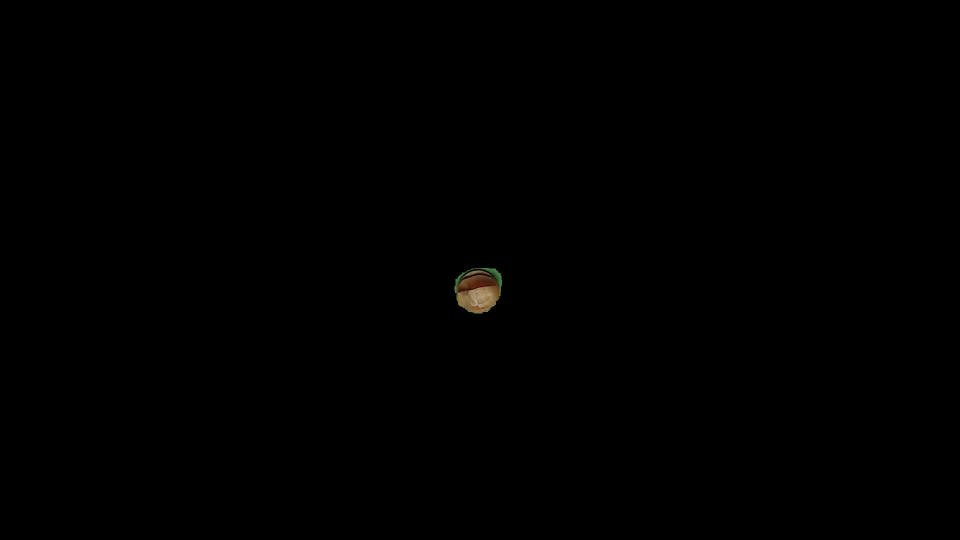
//> input picture IsolatedTestData/i_1_E4.jpg, 1920 x 1080 px (shown at 1/2 size); its folder holds only this picture in this run
$ ./compareHistogramsPieces   (built with g++ and OpenCV 4)
//> lines starting //> are read from the running program, lines starting //| are printed output that depends on the picture
#include "opencv2/highgui/highgui.hpp"
#include "opencv2/imgproc/imgproc.hpp"
#include <iostream>
#include <stdio.h>
#include <fstream>

using namespace std;
using namespace cv;
void writeToFile(double * ,double * ,double * , int , char *);
double ** readFromFile(char * , int ) ;
/**
 * @function main
 */
int main( int argc, char** argv )
{

char squares[4][3] = {"E4","F6","G2","H8"};
char colors[2][2] = {"b","w"};

for(int t = 1 ; t < 6 ; t++) {

for(int i = 0 ; i < 4 ; i ++) { // squares
char* square = squares[i];


char input[20];
sprintf(input, "IsolatedTestData/i_%d_%s.jpg",t,square);
printf("%s\n",input);


for(int j = 0 ; j < 2 ; j++) { // colors
char* color = colors[j];
printf("assuming color is: %s\n",color);


char pieceDataString[20];
sprintf(pieceDataString, "PieceHistograms/%s_%s",square,color);


  /// Establish the number of bins
  int histSize = 256;
double* average_r = new double[histSize];
double* average_g = new double[histSize];
double* average_b = new double[histSize];

int count = 4;


  for(int i = 0 ; i < histSize ; i++) {
    average_r[i]=0;
    average_g[i]=0;
    average_b[i]=0;
  }


  Mat src, dst;

  /// Load image
  src = imread( input, 1 );
//> src is the input picture: 1080 rows x 1920 cols, CV_8UC3; mean B, G, R 0.2, 0.3, 0.4

  if( !src.data )
    { return -1; }

  /// Separate the image in 3 places ( B, G and R )
  vector<Mat> bgr_planes;
  split( src, bgr_planes );


  /// Set the ranges ( for B,G,R) )
  float range[] = { 1, 256 } ;
  const float* histRange = { range };

  bool uniform = true; bool accumulate = false;

  Mat b_hist, g_hist, r_hist;

  /// Compute the histograms:
  calcHist( &bgr_planes[0], 1, 0, Mat(), b_hist, 1, &histSize, &histRange, uniform, accumulate );
//> b_hist = 256 values, max 587 at index 1, min 0 at index 137, mean 29.36
  calcHist( &bgr_planes[1], 1, 0, Mat(), g_hist, 1, &histSize, &histRange, uniform, accumulate );
//> g_hist = 256 values, max 584 at index 0, min 0 at index 165, mean 31.79
  calcHist( &bgr_planes[2], 1, 0, Mat(), r_hist, 1, &histSize, &histRange, uniform, accumulate );
//> r_hist = 256 values, max 565 at index 0, min 0 at index 187, mean 30.09

  // Draw the histograms for B, G and R
  int hist_w = 512; int hist_h = 400;
  int bin_w = cvRound( (double) hist_w/histSize );

  Mat histImage( hist_h, hist_w, CV_8UC3, Scalar( 0,0,0) );

  /// Normalize the result to [ 0, histImage.rows ]
  normalize(b_hist, b_hist, 0, histImage.rows, NORM_MINMAX, -1, Mat() );
//> b_hist = 256 values, max 400 at index 1, min 0 at index 137, mean 20.01
  normalize(g_hist, g_hist, 0, histImage.rows, NORM_MINMAX, -1, Mat() );
//> g_hist = 256 values, max 400 at index 0, min 0 at index 165, mean 21.77
  normalize(r_hist, r_hist, 0, histImage.rows, NORM_MINMAX, -1, Mat() );
//> r_hist = 256 values, max 400 at index 0, min 0 at index 187, mean 21.3


  for(int i = 0 ; i < histSize ; i++) {
    average_r[i]+=r_hist.at<float>(i);
    average_g[i]+=g_hist.at<float>(i);
    average_b[i]+=b_hist.at<float>(i);
  }


  /// Draw for each channel
  for( int i = 1; i < histSize; i++ )
  {
      line( histImage, Point( bin_w*(i-1), hist_h - cvRound(b_hist.at<float>(i-1)) ) ,
                       Point( bin_w*(i), hist_h - cvRound(b_hist.at<float>(i)) ),
                       Scalar( 255, 0, 0), 2, 8, 0  );
      line( histImage, Point( bin_w*(i-1), hist_h - cvRound(g_hist.at<float>(i-1)) ) ,
                       Point( bin_w*(i), hist_h - cvRound(g_hist.at<float>(i)) ),
                       Scalar( 0, 255, 0), 2, 8, 0  );
      line( histImage, Point( bin_w*(i-1), hist_h - cvRound(r_hist.at<float>(i-1)) ) ,
                       Point( bin_w*(i), hist_h - cvRound(r_hist.at<float>(i)) ),
                       Scalar( 0, 0, 255), 2, 8, 0  );
  }
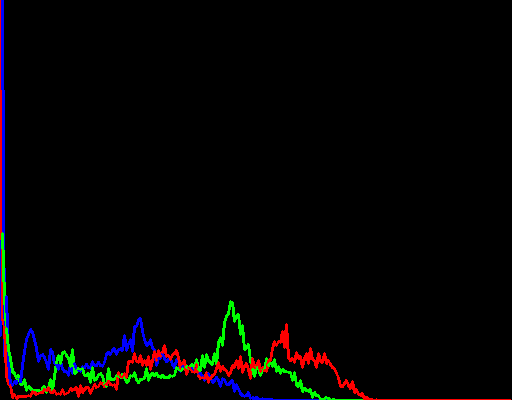
//> histImage: 400 rows x 512 cols, CV_8UC3; mean B, G, R 3.3, 3.3, 4.1

  /// Display
  namedWindow("image", CV_WINDOW_AUTOSIZE );
  imshow("image", histImage );

char pFile[20];
sprintf(pFile,"%s_P.txt",pieceDataString);
char bFile[20];
sprintf(bFile,"%s_B.txt",pieceDataString);
char rFile[20];
sprintf(rFile,"%s_R.txt",pieceDataString);
char qFile[20];
sprintf(qFile,"%s_Q.txt",pieceDataString);
char kFile[20];
sprintf(kFile,"%s_K.txt",pieceDataString);
char nFile[20];
sprintf(nFile,"%s_N.txt",pieceDataString);

     double ** pawn = readFromFile(pFile, histSize);
     double ** bishop = readFromFile(bFile, histSize);
     double ** rook = readFromFile(rFile, histSize);
     double ** queen = readFromFile(qFile, histSize);
     double ** king = readFromFile(kFile, histSize);
     double ** knight = readFromFile(nFile, histSize);

     double pawnDif = 0;
     double bishDif = 0;
     double rookDif = 0;
     double queenDif = 0;
     double kingDif = 0;
     double knightDif = 0;

     for(int i = 0 ; i < histSize ; i++) {
        pawnDif+=abs(pawn[0][i]-average_r[i]);
        pawnDif+=abs(pawn[1][i]-average_g[i]);
        pawnDif+=abs(pawn[2][i]-average_b[i]);

        bishDif+=abs(bishop[0][i]-average_r[i]);
        bishDif+=abs(bishop[1][i]-average_g[i]);
        bishDif+=abs(bishop[2][i]-average_b[i]);

        rookDif+=abs(rook[0][i]-average_r[i]);
        rookDif+=abs(rook[1][i]-average_g[i]);
        rookDif+=abs(rook[2][i]-average_b[i]);

        queenDif+=abs(queen[0][i]-average_r[i]);
        queenDif+=abs(queen[1][i]-average_g[i]);
        queenDif+=abs(queen[2][i]-average_b[i]);

        kingDif+=abs(king[0][i]-average_r[i]);
        kingDif+=abs(king[1][i]-average_g[i]);
        kingDif+=abs(king[2][i]-average_b[i]);

        knightDif+=abs(knight[0][i]-average_r[i]);
        knightDif+=abs(knight[1][i]-average_g[i]);
        knightDif+=abs(knight[2][i]-average_b[i]);

     }
//> this loop made 256 passes
//> (pawnDif, bishDif, rookDif, queenDif, kingDif, knightDif) on passes 1 to 3: (864.7, 864.7, 864.7, 864.7, 864.7, 864.7), (1513.3, 1513.3, 1513.3, 1513.3, 1513.3, 1513.3), (1732.5, 1732.5, 1732.5, 1732.5, 1732.5, 1732.5)

     printf("pawn dif: %f\n",pawnDif);
//| pawn dif: 16149.059354
     printf("bish dif: %f\n",bishDif);
//| bish dif: 16149.059354
     printf("king dif: %f\n",kingDif);
//| king dif: 16149.059354
     printf("quee dif: %f\n",queenDif);
//| quee dif: 16149.059354
     printf("knig dif: %f\n",knightDif);
//| knig dif: 16149.059354
     printf("rook dif: %f\n",rookDif);
//| rook dif: 16149.059354
//> (the run ends here: a file the program needs is not available, at `{ return -1; }`)
